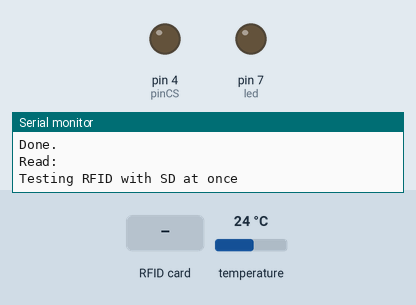
The sketch below on a simulated Arduino Uno, built with avr-gcc and run on an emulated ATmega328P. Shown: output pins drawn as LEDs (lit = HIGH), the last lines printed to the serial monitor. Dashed ring = blinking. The test bench sets the inputs (shaded band); at power-on: temperature 24 °C. The local clock reads 2024-03-15 10:24:30 at power-on unless the sketch sets it; storage starts empty; pins used as bus, display or sensor lines are not drawn.

Above: at 1.3 s.
1.4 s: RFID card 5E 7A 19 C4 held to the reader
At 1.8 s:
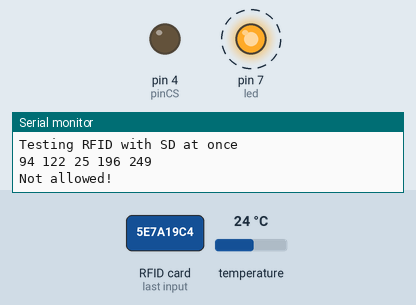
Timing chart, 0 to 4.4 s (numbered marks = the images above; inputs shaded):
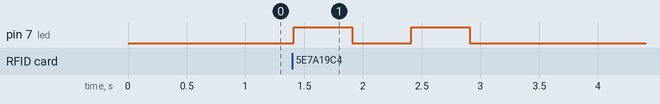

Measured:
- after the input at 1.4 s, pin 7 (led): alternates HIGH for 0.50 s and LOW for 0.50 s, 4 changes in all, then stays LOW, starting at once

The sketch:

RFid_rc522_RTC_SD_test.ino
```cpp
#include <RFID.h>

/*
* Read a card using a mfrc522 reader on your SPI interface
* Pin layout should be as follows (on Arduino Uno):
* MOSI: Pin 11 / ICSP-4
* MISO: Pin 12 / ICSP-1
* SCK: Pin 13 / ISCP-3
* SS/SDA: Pin 10
* RST: Pin 9
*/

#include <SPI.h>
#include <RFID.h>
#include <DS3231.h>
#include <SD.h>

File myFile;

#define SS_PIN 10
#define RST_PIN 9

RFID rfid(SS_PIN,RST_PIN);

int pinCS = 4; // Pin 10 on Arduino Uno
int led = 7;
int power = 8;
int serNum[5];
int cards[][5] = {
  {136,4,2,157,19}

};

bool access = false;

DS3231  rtc(SDA, SCL);

void setup()
{

    Serial.begin(9600);
    SPI.begin();
    rfid.init();
    rtc.begin();

    pinMode(led, OUTPUT);
    pinMode(pinCS, OUTPUT);
    digitalWrite(led, LOW);

    // SD Card Initialization
  if (SD.begin())
  {
    Serial.println("SD card is ready to use.");
  } else
  {
    Serial.println("SD card initialization failed");
    return;
  }

  // Create/Open file
  myFile = SD.open("test.txt", FILE_WRITE);

  // if the file opened okay, write to it:
  if (myFile) {
    Serial.println("Writing to file...");
    // Write to file
    myFile.println("Testing RFID with SD at once");
    myFile.close(); // close the file
    Serial.println("Done.");
  }
  // if the file didn't open, print an error:
  else {
    Serial.println("error opening test.txt");
  }

  // Reading the file
  myFile = SD.open("test.txt");
  if (myFile) {
    Serial.println("Read:");
    // Reading the whole file
    while (myFile.available()) {
      Serial.write(myFile.read());
   }
    myFile.close();
  }
  else {
    Serial.println("error opening test.txt");
  }
}

void loop(){

    if(rfid.isCard()){

        if(rfid.readCardSerial()){
            Serial.print(rfid.serNum[0]);
            Serial.print(" ");
            Serial.print(rfid.serNum[1]);
            Serial.print(" ");
            Serial.print(rfid.serNum[2]);
            Serial.print(" ");
            Serial.print(rfid.serNum[3]);
            Serial.print(" ");
            Serial.print(rfid.serNum[4]);
            Serial.println("");

            for(int x = 0; x < sizeof(cards); x++){
              for(int i = 0; i < sizeof(rfid.serNum); i++ ){
                  if(rfid.serNum[i] != cards[x][i]) {
                      access = false;
                      break;
                  } else {
                      access = true;
                  }
              }
              if(access) break;
            }

        }

       if(access){
          Serial.println("Welcome!");
           digitalWrite(led, HIGH);
           delay(1000);
           digitalWrite(led, LOW);
           digitalWrite(power, HIGH);
           delay(1000);
           digitalWrite(power, LOW);

      } else {
           Serial.println("Not allowed!");
           digitalWrite(led, HIGH);
           delay(500);
           digitalWrite(led, LOW);
           delay(500);
           digitalWrite(led, HIGH);
           delay(500);
           digitalWrite(led, LOW);

           // Send Day-of-Week
  Serial.print(rtc.getDOWStr());
  Serial.print(" ");

  // Send date
  Serial.print(rtc.getDateStr());
  Serial.print(" -- ");

  // Send time
  Serial.print(rtc.getTimeStr());

  //Get temp
  Serial.print("  Temperature: ");
  Serial.print(rtc.getTemp());
  Serial.println(" C");
       }
    }


    rfid.halt();

}
```
